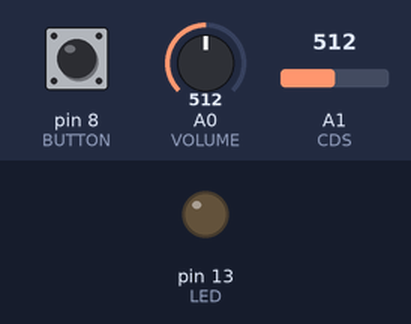
A sketch run on a simulated Arduino Uno, built with avr-gcc and run on an emulated ATmega328P. Parts: output pins drawn as LEDs (lit = HIGH). The inputs (shaded band) are chosen by the test bench; at power-on: pin 8 (BUTTON) LOW, A0 (VOLUME) = 512, A1 (CDS) = 512. MIDI output is not drawn.

Above: at 1.2 s.
1.3 s: pin 8 (BUTTON) pulled HIGH for 0.15 s
At 1.37 s:
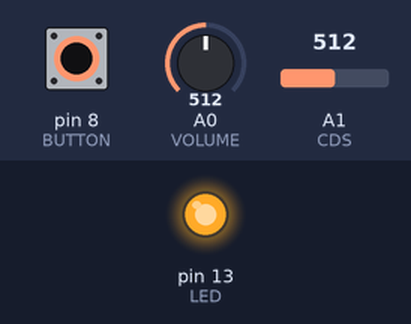
2.9 s: pin 8 (BUTTON) pulled HIGH for 3.2 s
At 6.8 s:
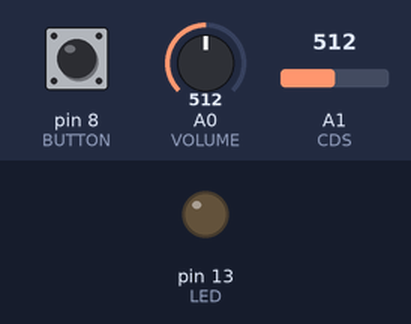
Timing chart, 0 to 8.3 s (numbered marks = the images above; inputs shaded):
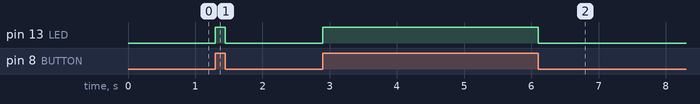

Measured:
- after the input at 1.3 s, pin 13 (LED): LOW → HIGH at once, → LOW 0.15 s later
- after the input at 2.9 s, pin 13 (LED): LOW → HIGH at once, → LOW 3.2 s later

The sketch:

sketch_jun10a.ino
```cpp
// Using :
// - DualMoco : http://morecatlab.akiba.coocan.jp/lab/index.php/aruino/midi-firmware-for-arduino-uno-moco/
// - MIDI Library : http://playground.arduino.cc/Main/MIDILibrary
//
// Device:
// LED    : D13
// BUTTON : D8 (Note ON/OFF)
// VOLUME : A0 (MIDI Note)
// CDS    : A1 (MIDI PitchBend)

#include <MIDI.h>

MIDI_CREATE_DEFAULT_INSTANCE();

// つなげる場所により変えよう
const int LED = 13;
const int BUTTON = 8;
const int VOLUME = 0;
const int CDS = 1;

// 回路の抵抗度合いなどに応じて数値は調整しよう
#define note_MIN 0
#define note_MAX 127
#define vol_MIN 200 // volume保護用に抵抗で分圧してる関係上
#define vol_MAX 1023

// これもCdSを手で覆った時だけ使いたいのでこんな値
// 明るさによって変わるので調整しよう
#define cds_MIN 820
#define cds_MAX 1023

// pitchbendは本当は -8192 - 8191 だけど
// 元々の値が荒いので、ベンド幅を1/4にしとく。
// これだとあまり変わらないので、もっと増やしてもいいかも。
// そのへんは好みでw
#define pb_MIN -2048
#define pb_MAX 2048

// 初期化処理です
void setup(){
  pinMode(LED,OUTPUT);
  pinMode(BUTTON,INPUT);
  MIDI.begin(1);                // Launch MIDI with default options
  MIDI.turnThruOff();
}

// これはセンサー入力のフラつき対策
boolean checkChange(int val1,int val2, int range){
  int l,h;
  l = val2-range;
  h = val2+range;
  if((l > val1)||(h < val1)){
   return true;
  }
  return false;
}

int button = 0;
int note = 0;
int cds = 0;
boolean isplay = false;

void loop(){
  int nowbutton;
  int nownote;
  int nowcds;

  // Note Number change
  nownote = analogRead(VOLUME);
  nownote = map(nownote, vol_MAX, vol_MIN, note_MIN, note_MAX);
  if(checkChange(nownote,note,1)){
    if(isplay){
      MIDI.sendNoteOff(note,0,1);
      MIDI.sendNoteOn(nownote,100,1);
    }
    note = nownote;
  }

  // Cds (Pitchbend)
  nowcds = analogRead(CDS);
  if(nowcds > cds_MIN){
    nowcds = map(nowcds, cds_MIN, cds_MAX, pb_MAX, pb_MIN);
    MIDI.sendPitchBend(nowcds,1);
  }else{
    nowcds = 0;
    if(cds != nowcds){
      MIDI.sendPitchBend(0,1);
    }
  }
  cds = nowcds;

  // Button (Note ON/OFF)
  nowbutton = digitalRead(BUTTON);
  if(nowbutton != button){
    if(nowbutton == HIGH) {
      MIDI.sendNoteOn(note,100,1);
      isplay = true;
      digitalWrite(LED,HIGH);
    }else{
      MIDI.sendNoteOff(note,0,1);
      isplay = false;
      digitalWrite(LED,LOW);
    }
    delay(50);
  }
  button = nowbutton;
}
```
